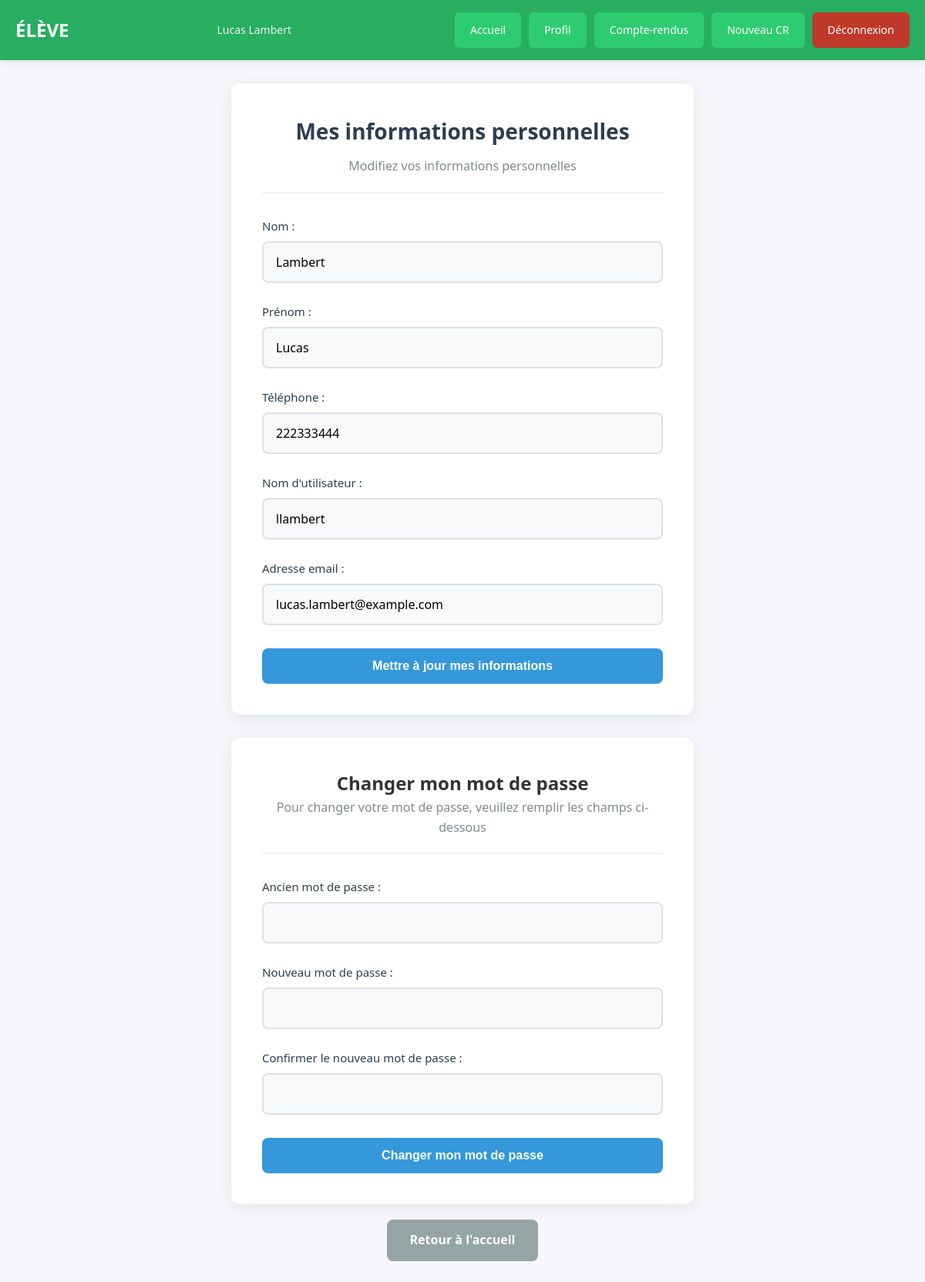
The app's page /perso.php (signed in) with its own data.
### tables this page shows
CREATE TABLE `utilisateur` (
  `num` int(10) NOT NULL,
  `nom` varchar(100) DEFAULT NULL,
  `prenom` varchar(100) DEFAULT NULL,
  `tel` int(20) DEFAULT NULL,
  `login` varchar(100) DEFAULT NULL,
  `motdepasse` varchar(100) DEFAULT NULL,
  `type` int(1) DEFAULT NULL,
  `email` varchar(100) DEFAULT NULL,
  `option` int(1) NOT NULL COMMENT '0 pour ELEVE; 1 pour PROF',
  `num_stage` int(10) DEFAULT NULL
);

### perso.php (the view, shortened to what this page needs)
<?php
include '_conf.php';
$id = $_SESSION["id"];
$connexion = mysqli_connect($serveurBDD,$userBDD,$mdpBDD,$nomBDD);
$requete = $connexion->prepare("SELECT * FROM utilisateur WHERE num = ?");
$requete->bind_param("i", $id);
$requete->execute();
$resultat = $requete->get_result();
$donnees = $resultat->fetch_assoc();
$nom = $donnees['nom'];
$prenom = $donnees['prenom'];
$tel = $donnees['tel'];
$login = $donnees['login'];
$email = $donnees['email'];
?>
<!DOCTYPE html>
<html lang="fr">
<head>
    <link rel="stylesheet" href="css/style.css">
    <link rel="stylesheet" href="css/menu.css">
    <?php if($_SESSION["type"]==0): ?>
        <link rel="stylesheet" href="css/menueleve.css">
    <?php else: ?>
        <link rel="stylesheet" href="css/menuprof.css">
    <?php endif; ?>
    <link rel="stylesheet" href="css/formulaire.css">
</head>
<body>
    <div class="main-container">
        <?php if($_SESSION["type"]==0): ?>
            <?php include '_menuEleve.php'; ?>
        <?php else: ?>
            <?php include '_menuProf.php'; ?>
        <?php endif; ?>
        <div class="content-center">
            <div class="form-card">
                <div class="form-header">
                    <h1>Mes informations personnelles</h1>
                    <p>Modifiez vos informations personnelles</p>
                </div>
                <form action="perso.php" method="post">
                    <div class="form-group">
                        <label class="form-label">Nom :</label>
                        <input type="text" name="nom" class="form-control"
                               value="<?php echo htmlspecialchars($nom); ?>" required>
                    </div>
                    <div class="form-group">
                        <label class="form-label">Prénom :</label>
                        <input type="text" name="prenom" class="form-control"
                               value="<?php echo htmlspecialchars($prenom); ?>" required>
                    </div>
                    <div class="form-group">
                        <label class="form-label">Téléphone :</label>
                        <input type="tel" name="tel" class="form-control"
                               value="<?php echo htmlspecialchars($tel); ?>"
                               placeholder="Ex: 0612345678">
                    </div>
                    <div class="form-group">
                        <label class="form-label">Nom d'utilisateur :</label>
                        <input type="text" name="login" class="form-control"
                               value="<?php echo htmlspecialchars($login); ?>" required>
                    </div>
                    <div class="form-group">
                        <label class="form-label">Adresse email :</label>
                        <input type="email" name="email" class="form-control"
                               value="<?php echo htmlspecialchars($email); ?>" required>
                    </div>
                    <div class="form-actions">
                        <button type="submit" class="btn btn-primary btn-full"
                                name="envoi_info" value="1">
                            Mettre à jour mes informations
                        </button>
                    </div>
                </form>
            </div>
            <div class="form-card" style="margin-top: 30px;">
                <div class="form-header">
                    <h2>Changer mon mot de passe</h2>
                    <p>Pour changer votre mot de passe, veuillez remplir les champs ci-dessous</p>
                </div>
                <form action="perso.php" method="post">
                    <div class="form-group">
                        <label class="form-label">Ancien mot de passe :</label>
                        <input type="password" name="ancien_mdp" class="form-control" required>
                    </div>
                    <div class="form-group">
                        <label class="form-label">Nouveau mot de passe :</label>
                        <input type="password" name="nouveau_mdp" class="form-control" required minlength="4">
                    </div>
                    <div class="form-group">
                        <label class="form-label">Confirmer le nouveau mot de passe :</label>
                        <input type="password" name="confirmer_mdp" class="form-control" required minlength="4">
                    </div>
                    <div class="form-actions">
                        <button type="submit" class="btn btn-primary btn-full"
                                name="changer_mdp" value="1">
                            Changer mon mot de passe
                        </button>
                    </div>
                </form>
            </div>
            <div style="text-align: center; margin-top: 20px;">
                <a href="accueil.php" class="btn btn-secondary">
                    Retour à l'accueil
                </a>
            </div>
        </div>
    </div>
</body>
</html>

### style.css (style rules this page uses)
* { margin: 0; padding: 0; box-sizing: border-box; }
body { font-family: Arial, sans-serif; background-color: #f4f4f4; color: #333; line-height: 1.6; }

### formulaire.css (style rules this page uses)
* { margin: 0; padding: 0; box-sizing: border-box; }
body { font-family: 'Segoe UI', Tahoma, Geneva, Verdana, sans-serif; background: #f5f7fa; min-height: 100vh; display: flex; flex-direction: column; }
.main-container { display: flex; flex-direction: column; min-height: 100vh; }
.content-center { flex: 1; display: flex; flex-direction: column; justify-content: center; align-items: center; padding: 30px 20px; }
.form-card { background: white; border-radius: 12px; box-shadow: 0 5px 20px rgba(0, 0, 0, 0.08); padding: 40px; width: 100%; max-width: 600px; margin: 0 auto; }
.form-header { text-align: center; margin-bottom: 30px; padding-bottom: 20px; border-bottom: 2px solid #f0f0f0; }
.form-header h1 { color: #2c3e50; font-size: 28px; margin-bottom: 10px; font-weight: 600; }
.form-header p { color: #7f8c8d; font-size: 16px; }
.form-group { margin-bottom: 25px; width: 100%; }
.form-label { display: block; margin-bottom: 8px; color: #2c3e50; font-weight: 500; font-size: 15px; }
.form-control { width: 100%; padding: 14px 16px; border: 2px solid #e0e0e0; border-radius: 8px; font-size: 16px; font-family: 'Segoe UI', sans-serif; transition: all 0.3s; background: #f8f9fa; }
.form-actions { display: flex; gap: 15px; margin-top: 30px; justify-content: center; }
.btn { padding: 14px 30px; border-radius: 8px; font-size: 16px; font-weight: 600; cursor: pointer; transition: all 0.3s; text-decoration: none; border: none; display: inline-block; text-align: center; }
.btn-primary { background: #3498db; color: white; min-width: 180px; }
.btn-secondary { background: #95a5a6; color: white; min-width: 180px; }
.btn-full { width: 100%; }

### records on screen
utilisateur: nom "Lambert", prenom "Lucas", tel "222333444", login "llambert", email "lucas.lambert@example.com"

### other values on screen
$_SESSION["prenom"] "Lucas"
$_SESSION["nom"] "Lambert"
